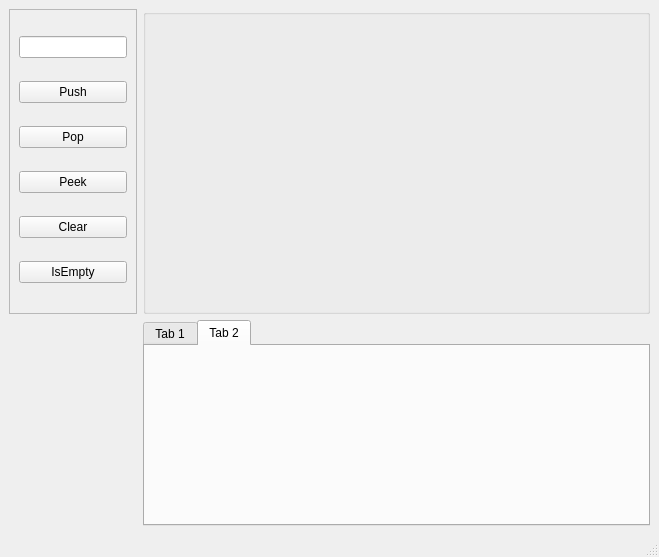
<?xml version="1.0" encoding="UTF-8"?>
<ui version="4.0">
 <class>MainWindow</class>
 <widget class="QMainWindow" name="MainWindow">
  <property name="geometry">
   <rect>
    <x>0</x>
    <y>0</y>
    <width>659</width>
    <height>557</height>
   </rect>
  </property>
  <property name="windowTitle">
   <string>MainWindow</string>
  </property>
  <widget class="QWidget" name="centralwidget">
   <layout class="QFormLayout" name="formLayout">
    <item row="0" column="0">
     <widget class="QFrame" name="frame">
      <property name="frameShape">
       <enum>QFrame::Shape::StyledPanel</enum>
      </property>
      <property name="frameShadow">
       <enum>QFrame::Shadow::Raised</enum>
      </property>
      <layout class="QVBoxLayout" name="verticalLayout">
       <item>
        <widget class="QLineEdit" name="lineEdit">
         <property name="text">
          <string/>
         </property>
        </widget>
       </item>
       <item>
        <widget class="QPushButton" name="pushButton">
         <property name="text">
          <string>Push</string>
         </property>
        </widget>
       </item>
       <item>
        <widget class="QPushButton" name="pushButton_2">
         <property name="text">
          <string>Pop</string>
         </property>
        </widget>
       </item>
       <item>
        <widget class="QPushButton" name="pushButton_3">
         <property name="text">
          <string>Peek</string>
         </property>
        </widget>
       </item>
       <item>
        <widget class="QPushButton" name="pushButton_4">
         <property name="text">
          <string>Clear</string>
         </property>
        </widget>
       </item>
       <item>
        <widget class="QPushButton" name="pushButton_5">
         <property name="text">
          <string>IsEmpty</string>
         </property>
        </widget>
       </item>
      </layout>
     </widget>
    </item>
    <item row="0" column="1">
     <widget class="QGroupBox" name="groupBox_2">
      <layout class="QVBoxLayout" name="verticalLayout_2">
       <item>
        <widget class="QWidget" name="canvasContainer" native="true"/>
       </item>
      </layout>
     </widget>
    </item>
    <item row="1" column="1">
     <widget class="QTabWidget" name="tabWidget">
      <property name="minimumSize">
       <size>
        <width>0</width>
        <height>206</height>
       </size>
      </property>
      <property name="maximumSize">
       <size>
        <width>16777215</width>
        <height>206</height>
       </size>
      </property>
      <property name="currentIndex">
       <number>1</number>
      </property>
      <widget class="QWidget" name="tab">
       <attribute name="title">
        <string>Tab 1</string>
       </attribute>
      </widget>
      <widget class="QWidget" name="tab_2">
       <attribute name="title">
        <string>Tab 2</string>
       </attribute>
      </widget>
     </widget>
    </item>
   </layout>
  </widget>
  <widget class="QMenuBar" name="menubar">
   <property name="geometry">
    <rect>
     <x>0</x>
     <y>0</y>
     <width>659</width>
     <height>33</height>
    </rect>
   </property>
  </widget>
  <widget class="QStatusBar" name="statusbar"/>
 </widget>
 <resources/>
 <connections/>
</ui>
